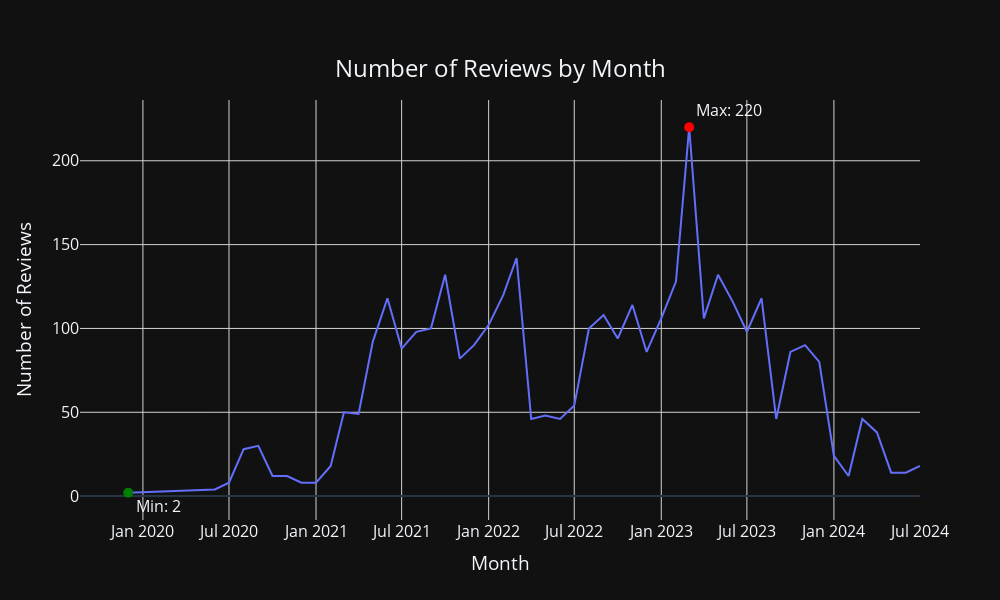
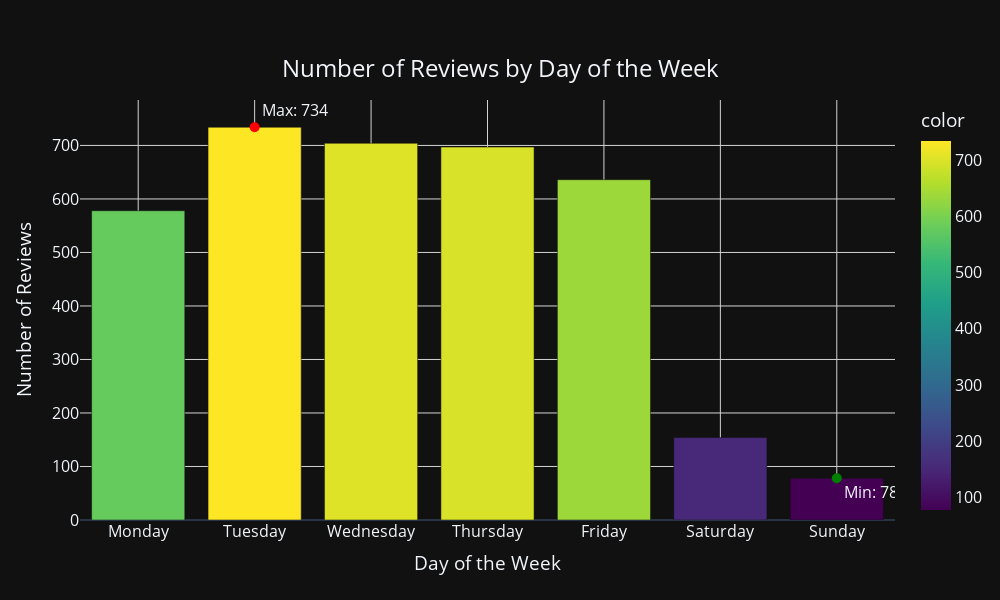

Here is the notebook cell these charts were saved with, in order:
### Code cell
import pandas as pd
import plotly.express as px
import plotly.graph_objects as go

# Load the dataset
file_path = 'standardized_cleaned_merged_file.xlsx'
df = pd.read_excel(file_path)

# Ensure the 'Review Date' column is in datetime format
df['Review Date'] = pd.to_datetime(df['Review Date'], errors='coerce')

# Aggregate the number of reviews by month
monthly_reviews = df['Review Date'].dt.to_period('M').value_counts().sort_index().to_timestamp()

# Aggregate the number of reviews by day of the week
df['Day of Week'] = df['Review Date'].dt.day_name()
daily_reviews = df['Day of Week'].value_counts().reindex(['Monday', 'Tuesday', 'Wednesday', 'Thursday', 'Friday', 'Saturday', 'Sunday'])

# Plot the number of reviews by month
fig_monthly = px.line(monthly_reviews, x=monthly_reviews.index, y=monthly_reviews.values, 
                      labels={'x': 'Month', 'y': 'Number of Reviews'}, 
                      title='Number of Reviews by Month',
                      template='plotly_dark')

# Add markers for the max and min values
max_monthly_reviews = monthly_reviews.max()
min_monthly_reviews = monthly_reviews.min()
max_monthly_date = monthly_reviews.idxmax()
min_monthly_date = monthly_reviews.idxmin()

fig_monthly.add_trace(go.Scatter(
    x=[max_monthly_date],
    y=[max_monthly_reviews],
    mode='markers+text',
    marker=dict(color='red', size=10),
    text=[f'Max: {max_monthly_reviews}'],
    textposition='top right',
    showlegend=False
))

fig_monthly.add_trace(go.Scatter(
    x=[min_monthly_date],
    y=[min_monthly_reviews],
    mode='markers+text',
    marker=dict(color='green', size=10),
    text=[f'Min: {min_monthly_reviews}'],
    textposition='bottom right',
    showlegend=False
))

# Customize the layout
fig_monthly.update_layout(
    title={
        'text': 'Number of Reviews by Month',
        'y':0.9,
        'x':0.5,
        'xanchor': 'center',
        'yanchor': 'top',
        'font': {'size': 24}
    },
    xaxis_title='Month',
    yaxis_title='Number of Reviews',
    font=dict(size=16),
    width=1000,
    height=600
)

# Add grid lines
fig_monthly.update_xaxes(showgrid=True, gridwidth=1, gridcolor='LightGray')
fig_monthly.update_yaxes(showgrid=True, gridwidth=1, gridcolor='LightGray')

# Show the plot
fig_monthly.show()

# Plot the number of reviews by day of the week
fig_daily = px.bar(daily_reviews, x=daily_reviews.index, y=daily_reviews.values, 
                   labels={'x': 'Day of the Week', 'y': 'Number of Reviews'}, 
                   title='Number of Reviews by Day of the Week',
                   template='plotly_dark',
                   color=daily_reviews.values,
                   color_continuous_scale='Viridis')

# Add markers for the max and min values
max_daily_reviews = daily_reviews.max()
min_daily_reviews = daily_reviews.min()
max_daily_day = daily_reviews.idxmax()
min_daily_day = daily_reviews.idxmin()

fig_daily.add_trace(go.Scatter(
    x=[max_daily_day],
    y=[max_daily_reviews],
    mode='markers+text',
    marker=dict(color='red', size=10),
    text=[f'Max: {max_daily_reviews}'],
    textposition='top right',
    showlegend=False
))

fig_daily.add_trace(go.Scatter(
    x=[min_daily_day],
    y=[min_daily_reviews],
    mode='markers+text',
    marker=dict(color='green', size=10),
    text=[f'Min: {min_daily_reviews}'],
    textposition='bottom right',
    showlegend=False
))

# Customize the layout
fig_daily.update_layout(
    title={
        'text': 'Number of Reviews by Day of the Week',
        'y':0.9,
        'x':0.5,
        'xanchor': 'center',
        'yanchor': 'top',
        'font': {'size': 24}
    },
    xaxis_title='Day of the Week',
    yaxis_title='Number of Reviews',
    font=dict(size=16),
    width=1000,
    height=600
)

# Add grid lines
fig_daily.update_xaxes(showgrid=True, gridwidth=1, gridcolor='LightGray')
fig_daily.update_yaxes(showgrid=True, gridwidth=1, gridcolor='LightGray')

# Show the plot
fig_daily.show()

### Figure 1 — Plotly figure (JSON) as saved in the notebook; plotly's stock layout.template omitted (floating-point values rounded to 4 significant figures)
{"data": [{"hovertemplate": "Review Date=%{x}<br>Number of Reviews=%{y}<extra></extra>", "legendgroup": "", "line": {"color": "#636efa", "dash": "solid"}, "marker": {"symbol": "circle"}, "mode": "lines", "name": "", "orientation": "v", "showlegend": false, "type": "scatter", "x": ["2019-12-01T00:00:00", "2020-06-01T00:00:00", "2020-07-01T00:00:00", "2020-08-01T00:00:00", "2020-09-01T00:00:00", "2020-10-01T00:00:00", "2020-11-01T00:00:00", "2020-12-01T00:00:00", "2021-01-01T00:00:00", "2021-02-01T00:00:00", "2021-03-01T00:00:00", "2021-04-01T00:00:00", "2021-05-01T00:00:00", "2021-06-01T00:00:00", "2021-07-01T00:00:00", "2021-08-01T00:00:00", "2021-09-01T00:00:00", "2021-10-01T00:00:00", "2021-11-01T00:00:00", "2021-12-01T00:00:00", "2022-01-01T00:00:00", "2022-02-01T00:00:00", "2022-03-01T00:00:00", "2022-04-01T00:00:00", "2022-05-01T00:00:00", "2022-06-01T00:00:00", "2022-07-01T00:00:00", "2022-08-01T00:00:00", "2022-09-01T00:00:00", "2022-10-01T00:00:00", "2022-11-01T00:00:00", "2022-12-01T00:00:00", "2023-01-01T00:00:00", "2023-02-01T00:00:00", "2023-03-01T00:00:00", "2023-04-01T00:00:00", "2023-05-01T00:00:00", "2023-06-01T00:00:00", "2023-07-01T00:00:00", "2023-08-01T00:00:00", "2023-09-01T00:00:00", "2023-10-01T00:00:00", "2023-11-01T00:00:00", "2023-12-01T00:00:00", "2024-01-01T00:00:00", "2024-02-01T00:00:00", "2024-03-01T00:00:00", "2024-04-01T00:00:00", "2024-05-01T00:00:00", "2024-06-01T00:00:00", "2024-07-01T00:00:00"], "xaxis": "x", "y": [2, 4, 8, 28, 30, 12, 12, 8, 8, 18, 50, 49, 92, 118, 88, 98, 100, 132, 82, 90, 102, 120, 142, 46, 48, 46, 54, 100, 108, 94, 114, 86, 106, 128, 220, 106, 132, 116, 98, 118, 46, 86, 90, 80, 24, 12, 46, 38, 14, 14, 18], "yaxis": "y"}, {"marker": {"color": "red", "size": 10}, "mode": "markers+text", "showlegend": false, "text": ["Max: 220"], "textposition": "top right", "type": "scatter", "x": ["2023-03-01T00:00:00"], "y": [220]}, {"marker": {"color": "green", "size": 10}, "mode": "markers+text", "showlegend": false, "text": ["Min: 2"], "textposition": "bottom right", "type": "scatter", "x": ["2019-12-01T00:00:00"], "y": [2]}], "layout": {"font": {"size": 16}, "height": 600, "legend": {"tracegroupgap": 0}, "title": {"font": {"size": 24}, "text": "Number of Reviews by Month", "x": 0.5, "xanchor": "center", "y": 0.9, "yanchor": "top"}, "width": 1000, "xaxis": {"anchor": "y", "domain": [0, 1], "gridcolor": "LightGray", "gridwidth": 1, "showgrid": true, "title": {"text": "Month"}}, "yaxis": {"anchor": "x", "domain": [0, 1], "gridcolor": "LightGray", "gridwidth": 1, "showgrid": true, "title": {"text": "Number of Reviews"}}}}

### Figure 2 — Plotly figure (JSON) as saved in the notebook; plotly's stock layout.template omitted (floating-point values rounded to 4 significant figures)
{"data": [{"alignmentgroup": "True", "hovertemplate": "Day of Week=%{x}<br>Number of Reviews=%{y}<br>color=%{marker.color}<extra></extra>", "legendgroup": "", "marker": {"color": [578, 734, 704, 697, 636, 154, 78], "coloraxis": "coloraxis", "pattern": {"shape": ""}}, "name": "", "offsetgroup": "", "orientation": "v", "showlegend": false, "textposition": "auto", "type": "bar", "x": ["Monday", "Tuesday", "Wednesday", "Thursday", "Friday", "Saturday", "Sunday"], "xaxis": "x", "y": [578, 734, 704, 697, 636, 154, 78], "yaxis": "y"}, {"marker": {"color": "red", "size": 10}, "mode": "markers+text", "showlegend": false, "text": ["Max: 734"], "textposition": "top right", "type": "scatter", "x": ["Tuesday"], "y": [734]}, {"marker": {"color": "green", "size": 10}, "mode": "markers+text", "showlegend": false, "text": ["Min: 78"], "textposition": "bottom right", "type": "scatter", "x": ["Sunday"], "y": [78]}], "layout": {"barmode": "relative", "coloraxis": {"colorbar": {"title": {"text": "color"}}, "colorscale": [[0, "#440154"], [0.1111, "#482878"], [0.2222, "#3e4989"], [0.3333, "#31688e"], [0.4444, "#26828e"], [0.5556, "#1f9e89"], [0.6667, "#35b779"], [0.7778, "#6ece58"], [0.8889, "#b5de2b"], [1, "#fde725"]]}, "font": {"size": 16}, "height": 600, "legend": {"tracegroupgap": 0}, "title": {"font": {"size": 24}, "text": "Number of Reviews by Day of the Week", "x": 0.5, "xanchor": "center", "y": 0.9, "yanchor": "top"}, "width": 1000, "xaxis": {"anchor": "y", "domain": [0, 1], "gridcolor": "LightGray", "gridwidth": 1, "showgrid": true, "title": {"text": "Day of the Week"}}, "yaxis": {"anchor": "x", "domain": [0, 1], "gridcolor": "LightGray", "gridwidth": 1, "showgrid": true, "title": {"text": "Number of Reviews"}}}}
